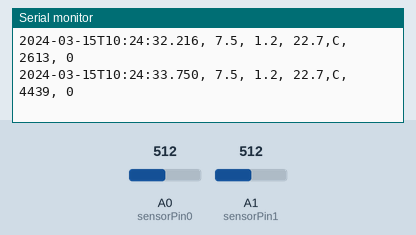
The sketch below on a simulated Arduino Uno, built with avr-gcc and run on an emulated ATmega328P. Shown: the last lines printed to the serial monitor. The inputs (shaded band) are chosen by the test bench; at power-on: A1 (sensorPin1) = 512, A0 (sensorPin0) = 512. The local clock reads 2024-03-15 10:24:30 at power-on unless the sketch sets it; storage starts empty.

Above: at 4.2 s.
4.3 s: A1 (sensorPin1) set to 517
At 5.7 s:
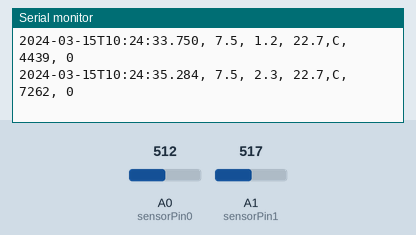
5.8 s: A1 (sensorPin1) set to 508
At 8.1 s:
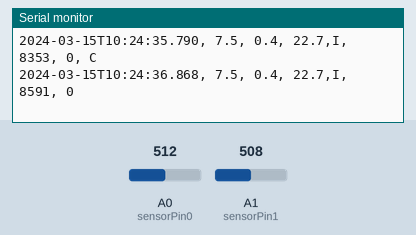

Measured:
- the behaviour switches between 509 and 508 on A1 (sensorPin1) (found by bisection; images 1 and 2)
- after the input at 4.3 s, the serial monitor: prints a new line after 1.0 s (image 1)
- after the input at 5.8 s, the serial monitor: prints a new line at once (image 2)

The sketch:

battmon5.ino
```cpp
// (licence header left out)
#define USESDCARDLOG  true
// ---------------------------------------
// include files for system components
#include <Arduino.h>    // defines arduino platform
#if (USESDCARDLOG)
#include <SdFat.h>      // for SD Card
#endif
#include <Time.h>	// time library functions, uses microcontroller system clock
#include <Wire.h>       // for communication to RTC
#include <DS1307RTC.h> // library for DS1307RTC clock, depends on time.h and wire.h

// D13 (CLK), D12 (MISO), D11 (MOSI)    SPI Pins for SD card
#define CS_PIN  10  // Logger Shield Chip Select pin for the SD card

// The circuit:
// * analog sensors on analog inputs 0, 1, and 2
// A0 - battery voltage/3.0
// current sensors have power supply 5V from Arduino board
// A1 - battery current sensor (+100 A to -100A) ranged to 5V ... 0V
// A2 - high current sensor (+500A to -500A) ranged to 5V to 0V, OPTIONAL

int sensorPin0 = A0;    // select ADC0 for battery voltage input
int sensorPin1 = A1;    // select ADC1 for low range battery current -100A .. +100A
int sensorPin2=A2; // select ADC2 for high range battery current -500A .. +500A (starter motor mostly)

int sensorValue0 = 0;  // variable to store the battery voltage coming from the sensor 0
int sensorValue1 = 0;  // variable to store the battery current coming from the sensor 1
int sensorValue2 = 0;  // variable to store the battery current coming from the sensor 2

// battery data averaging constants
const int ciAverageOnVACycles=5; // smoothing for V and I
const int ciSendKeepAliveEveryN=50;
const int ciAverageOnTempCycles=30; // smoothing for temperature
int iAverVACnt=0;
long int liCntKeepAlive=0;
// moment's battery volage, current and temperature - known good values to be used to log and make computations
double dblBatteryVoltage=0.0;
double dblBatteryCurrent=0.0;
double dblBatteryTemp=0.0;
// when battery state changes are slow, averaged battery values are also computed and then used
double dblAveBatteryVoltage=0.0;
double dblAveBatteryCurrent=0.0;
double dblAveBatteryTemp=0.0;
// battery Coulombic count, in milliCoulombs, separately for incoming (=charge accepted) and outcoming(=charge released)
long int liCoulombsIn=0;
long int liCoulombsOut=0;
// some boolean variables to handle battery thresholds in voltage, current and temperature separately
boolean bSignifVoltageChng=false;
boolean bSignifCurrentChng=false;
boolean bSignifTempChng=false;
// tells is SD card is functional
boolean bSDcardOk=false;
// date-time variables for time stamping battery data in the log
int iYear=2014; // some defaults in case if RTC clock isn't communicating
int iMonth=01;
int iDay=04;
int iHour=0;
int iMinute=0;
int iSecond=0;
int iPrevSecond=0;
int imilliSec=0; // number of msec in current time seconds
int iPrevMilliSec=0;
int iMillisecOffset=0; // number of milliseconds from start of microcontroller to setting up systemtime
// total number of msec since microcontroller started
unsigned long ulMilliSec=0;
unsigned long ulprevMilliSec=0; // millis return 32-bit value
const boolean bWithRaw=false; // addds raw ADC counts to SD card or to serial port output

//
// ++++++++++++++++++++++++++++++++++++ S E T U P ++++++++++++++++++++++++++++++
//
void setup()
{
  bSignifVoltageChng=false;
  bSignifCurrentChng=false;
  bSignifTempChng=false;
//Initialize serial port 1 to high speed
  Serial.begin(115200);
  Serial.print("batt_mon maxS version variable data rate");
// report board voltage
  Serial.print(" Vcc=");
  Serial.print(readVcc()/1000.0, 2);
  Serial.println(" V");

// initialize, test or/and setup RTC clock
  iStartOrInitClock();

  iPrevSecond=iSecond=second();
// so at this moment RTC has set system time to exact second, i.e to HH:mm:ss.000
  Serial.print(hour());
  Serial.print(":");
  Serial.print(minute());
  Serial.print(":");
  Serial.print(iSecond);
// microcontroller was running for a while by now, so millis() has non-zero value to be added to system time
// to use system time accurate to millisecond
  iPrevMilliSec=imilliSec=(int)(millis()%1000);
  iMillisecOffset=(int)(millis());
  Serial.print(".");
  Serial.println(iMillisecOffset);

#if (USESDCARDLOG)
// initialize SD crd module
  bSDcardOk=bInitSDCard();
  if(false==bSDcardOk)
  {
    Serial.println("SD card not present or card error");
  };
#else
    Serial.println("SD card support not defined");
#endif
  Serial.println("Sampling rate=variable, each cycle 4 msec to 24 msec");
  ulprevMilliSec=ulMilliSec=millis();
// optionally switch ADC to high speeed mode
  iSetupADC();

// prints title with ending line break
  Serial.println("--batt_mon setup done");
}

// this function is called repeatedly in external loop
// duration without SDcard : 4 msec typically, or 24 msec when temperature is measured in every 1000 cycles
// duration with SD card :
//
//============================================= L O O P =======================
//
void loop()
{
// this function is called every nnn microseconds, nnn varies by MC load
//
// local variables which are instantiated every time
  boolean bSignificantChange=false;
  char szDateTimeBuff[32]={0};
// static variable which are initialized once and then persist
  static double sdblPrevVoltage=0.0;
  static double sdblPrevCurrent=0.0;
  static double sdblPrevTemperature=0.0;
  static unsigned long sulCycleCntr=0; // store 32 bits (4 bytes)
  static double sdblAbsInstantCurrentChange=0.0;
  double dblBatCurrMed=0.0;
  const int ciAveBattCurr=4;

// entry point
// assume no significant change in battery parameters has occurred yet
  bSignifVoltageChng=false;
  bSignifCurrentChng=false;
  bSignifTempChng=false;

// save current date-time for timestamping the logged battery data
  iYear=year();
  iMonth=month();

// measuring temperature is slow and noisy
// we measure temperature only approx. every >=4 seconds (1000 cycles * >=4 msec each)
  if(0==sulCycleCntr || (sulCycleCntr%1000)==0)//
  {
    dblBatteryTemp=dblGetBattTempDegC(); // ------- t t t t t°
  };

// obtain momentary battery voltage and current.
// battery voltmeter is temperature compensated ------- V V V V V
  dblBatteryVoltage=dblGetLeadAcidBattVoltageV();

  dblBatCurrMed=0.0;
//  for(int j=0; j<ciAveBattCurr;j++)
//  {
//    delay(1);
// battery current sensor needs to know temperature for compensation ---- A A A A A
    dblBatteryCurrent=dblGetBattCurrentA(dblBatteryTemp);
//    dblBatCurrMed=dblBatCurrMed+dblBatteryCurrent;
//  };
//  dblBatteryCurrent=dblBatCurrMed/((double)ciAveBattCurr);

// save date-time of battery parameters measured for time stamping data for logging
  ulMilliSec=millis() - iMillisecOffset; // at this tmoment, time is 04.940 sec
  iSecond=second();
  imilliSec=(int)(ulMilliSec%1000);
// be sure we don't log time stamp jumping backwards, e.g. 04.998 and 05.998
  if(imilliSec<iPrevMilliSec && iPrevSecond==iSecond)
  {
    iSecond+=1;
  };

  iMinute=minute();
  iHour=hour();
  iDay=day();

// on the very first measurement cycle make previous and current battery data equal
  if(0==sulCycleCntr)
  {
    sdblPrevTemperature=dblBatteryTemp;
    sdblPrevVoltage=dblBatteryVoltage;
    sdblPrevCurrent=dblBatteryCurrent;
  };

// update coulombic count. Perform trapezoidal integration to obtain this iteration coulombic count
// cut off current noise which is between +- 0.1A for 100A current sensor
  if(dblBatteryCurrent>0.1 && sulCycleCntr!=0)
  {
      liCoulombsIn+=(long)((double)(ulMilliSec - ulprevMilliSec) * ((dblBatteryCurrent+sdblPrevCurrent)/2.0) ); // charge, in milliCoulombs
  }
  else if(dblBatteryCurrent<-0.1 && sulCycleCntr!=0)
  {
    liCoulombsOut-=(long)((double)(ulMilliSec - ulprevMilliSec) * ((dblBatteryCurrent+sdblPrevCurrent)/2.0) ); // discharge, in milliCoulombs
  };

// determine first if SIGNIFICANT change occurred in EITHER voltage or current
// determine if voltage changed enough
    if(abs(sdblPrevVoltage-dblBatteryVoltage)>=(0.05*sdblPrevVoltage) )  // battery voltage changed > 5%
    {
// voltage rising from any value to
      if(dblBatteryVoltage>sdblPrevVoltage)
      {
        if(dblBatteryVoltage>1.0) // to more than 1 Volt
          bSignifVoltageChng=true;
      }
      else
      {
// voltage falling, to any value
        if(sdblPrevVoltage>1.0)
          bSignifVoltageChng=true;
      };
    };
// determine if current is changed enough : current chaned >= 5% and more than 1.1A and is outside indeterminate current zone of -0.2A to +0.2A
    sdblAbsInstantCurrentChange=abs(sdblPrevCurrent-dblBatteryCurrent);
    if(sdblAbsInstantCurrentChange>=(0.05*abs(sdblPrevCurrent)) && sdblAbsInstantCurrentChange>1.1 && // battery current changed > 5% and deltaI>1.1A
            abs(dblBatteryCurrent)>0.2) // +- 0.2A is current meter indeterminate noise range
    {
      bSignifCurrentChng=true;
    };
// if either voltage or current changed significatly, set the global battery parameters changed flag
    if(true==bSignifVoltageChng || true==bSignifCurrentChng)
    {
// yes
      bSignificantChange=true;
    }
    else
    {
      bSignificantChange=false;
    };

// ^^^^^^^^^^^^ decision point ^^^^^^^^^^
// if we got sudden change in either current, voltage or temperature => we must report them immediately
// this dynamic method ensure we do not miss fast changes in battery parameters, such as electrical load was turned on or off (e.g. lights or starter)
  if(true==bSignificantChange) // real change in data
  {
// preformat date-time string since we need it for either case
      vFormatDateTimeStamp(szDateTimeBuff);
// for significant changes, report both to serial port and
      vPrint_Serial(szDateTimeBuff);

// and log to SD card if it is available
      if(true==bSignificantChange && true==bSDcardOk)
      {
#if (USESDCARDLOG)
          vPrint_SDCard(szDateTimeBuff);
#endif
      };
// and we abandon previous smoothing in progress since values have changed a lot
// reset average values for the next iteration
      iAverVACnt=0;
      dblAveBatteryVoltage=0.0;
      dblAveBatteryCurrent=0.0;
  }
  else  // i.e. when if(false==bSignificantChange)
// no significant change in voltage or current, then proceed with averaging and noise reduction
  {
      if(iAverVACnt<ciAverageOnVACycles) // every 5 calls do this
      {
//        dblAveBatteryTemp=dblAveBatteryTemp+dblBatteryTemp;
        dblAveBatteryVoltage=dblAveBatteryVoltage+dblBatteryVoltage;
        dblAveBatteryCurrent=dblAveBatteryCurrent+dblBatteryCurrent;
        iAverVACnt+=1;
      }
      else
      {
// perform some averaging on voltage(Volts) and current(Amperes)to get reasonably smooth results
// to report to c# application
        dblBatteryVoltage=dblAveBatteryVoltage/ciAverageOnVACycles;
        dblBatteryCurrent=dblAveBatteryCurrent/ciAverageOnVACycles;
// reset average values for the next iteration
        iAverVACnt=0;
        dblAveBatteryVoltage=0.0;
        dblAveBatteryCurrent=0.0;

// now we can also send keep-alive data message to c# application
// using smoothed values to avoid noisy data there, roughly every ~1 sec
        if((liCntKeepAlive % ciSendKeepAliveEveryN)==0) // we average on 5 V-A cycles for voltage and current, and then dump out every 10th average as keep alive values
        {
// preformat date-time string since we need it for either case
          vFormatDateTimeStamp(szDateTimeBuff);

// once in a while measure new temperature
// note : it takes ~20 msec to measure temperature, so it may cause dropping a lot of quick changing voltage and current
          if((liCntKeepAlive % (9*ciSendKeepAliveEveryN))==0) // every ~5 sec
          {
//           dblBatteryTemp=dblGetBattTempDegC(); // quick single measurement
             dblBatteryTemp=dblMeasureSmoothBattTemp_Slow(); // slow with smoothing, takes ~4 sec

            if(abs(sdblPrevTemperature-dblBatteryTemp)>1.0) // t° changed more than 1.0 deg C
            {
              bSignifTempChng=true;
              bSignificantChange=true;
#if (USESDCARDLOG)
              vPrint_SDCard(szDateTimeBuff);
#endif
              sdblPrevTemperature=dblBatteryTemp;
            };
          };

          vPrint_Serial(szDateTimeBuff);
        };
        liCntKeepAlive+=1;
      }; // end inner IF siAverCnt < ciAverageOnVACycles
  }; // end IF-ELSE no significant change occurred in voltage or current

// save current current values as previous for the run to use them
  sdblPrevVoltage=dblBatteryVoltage;
  sdblPrevCurrent=dblBatteryCurrent;
  ulprevMilliSec=ulMilliSec;
  iPrevSecond=iSecond;
  iPrevMilliSec=imilliSec;
  sulCycleCntr+=1;
  return;
} // end of loop() function
// =======================================================================================
```

SD_cardlogs.ino
```cpp
// (licence header left out)
#if (USESDCARDLOG)
/////////////////////////////////////////////////////
void FATtime(uint16_t* puiDate, uint16_t* puiTime)
{
// return date using FAT_DATE macro to format fields
  *puiDate = FAT_DATE(year(), month(), day());

// return time using FAT_TIME macro to format fields
  *puiTime = FAT_TIME(hour(), minute(), second());
}
///////////////////////////////////////////////////////////////////////////////////////
SdFat sd;       //// file system object Handle for the SD media
SdFile logfile; // the logging file
// initialize the SD card
boolean bInitSDCard()
{
  boolean bRetState=false;
  pinMode(10, OUTPUT);                  // must set DEFAULT CS pin output, even if not used

  SdFile::dateTimeCallback(FATtime);     // set the timestamp for the file on the SD card.

// see if the card is present and can be initialized
//  if(0==sd.begin(CS_PIN, SPI_HALF_SPEED))
  if(0==sd.begin(CS_PIN, SPI_FULL_SPEED))
  {
    Serial.println("Error- cannot init SD Card");
    return bRetState;
  };

#if (SINGLE_FILE)                                // reuse the same filename
  char filename[] = "BATLOGF.LOG";               // create a new file
  logfile = logfile.open(filename, FILE_WRITE);  // opens a new file if it doesn't exist
#else                                            // create a new filename each boot
  char filename[] = "BATLOG00.LOG";              // create a new file
  for(uint8_t i = 0; i < 100; i++)
  {
    filename[6] = i/10 + '0';
    filename[7] = i%10 + '0';
    if((logfile.open(filename, O_CREAT | O_EXCL | O_WRITE))) break;
  };
#endif

  if(0==logfile.isOpen())
  {
     Serial.println("Error- cannot open log file on SD Card");
     return bRetState;
  };

  Serial.print("Log File:");
  Serial.println(filename);
//  delay(3000);
  bRetState=true;

  return bRetState;
}

void vPrint_SDCard(const char* pszPreFormDaTim)
{
  logfile.print(pszPreFormDaTim);

  if(true==bWithRaw)
  {
     logfile.print("raw ADC0=");
     logfile.print(sensorValue0);
     logfile.print(", ");
  };

// with 3x divide, full scale is 15.0 Volts
   logfile.print(dblBatteryVoltage,1); //
   if(true==bWithRaw)
   {
     logfile.print("V");
   };
   logfile.print(", ");
   if(true==bWithRaw)
   {
     logfile.print("raw ADC1=");
     logfile.print(sensorValue1);
     logfile.print(", ");
   };
//
  logfile.print(dblBatteryCurrent,1);
  if(true==bWithRaw)
  {
    logfile.print("A");
  };
  logfile.print(", ");
// print temperature in degrees Celcius.
  logfile.print(dblBatteryTemp,1);
// terminate the line
  if(true==bWithRaw)
  {
    logfile.print("°C");
  };
// print charging status
// between -0.2A and + 0.2A - indeterminate
// <-0.2A - discahrding, >+0.2 A - charging
  if(dblBatteryCurrent>=-0.2 && dblBatteryCurrent<=0.2)
  {
      logfile.print(",I");
  }
  else if(dblBatteryCurrent>0.2)
  {
      logfile.print(",C");
  }
  else
  {
      logfile.print(",D");
  };
// coulombs In - charging performance
  logfile.print(", ");
  logfile.print(liCoulombsIn,1);
// coulombs out - discharging performance
  logfile.print(", ");
  logfile.print(liCoulombsOut,1);

  if(true==bSignifVoltageChng && true==bSignifCurrentChng)
  {
    logfile.print(", B");
  }
  else if(true==bSignifVoltageChng)
  {
    logfile.print(", V");
  }
  else if(true==bSignifCurrentChng)
  {
    logfile.print(", C");
  }
  else if(true==bSignifTempChng)
  {
    logfile.print(", T");
  };

  logfile.print(" \r\n");
  logfile.sync();      // flush the buffer to the SD card
  return;
}
#endif

/*
ATmega328P internal Temperature sensor Calibration data:
raw deC   offset    coeff
331  5.4    324.31   1.22
334  8.1
352  22,5
386  50.5


*/
```

Source omitted: Volt_Amp_Temp.ino (6095 bytes), clocksetup.ino (3287 bytes), logging.ino (3658 bytes)
